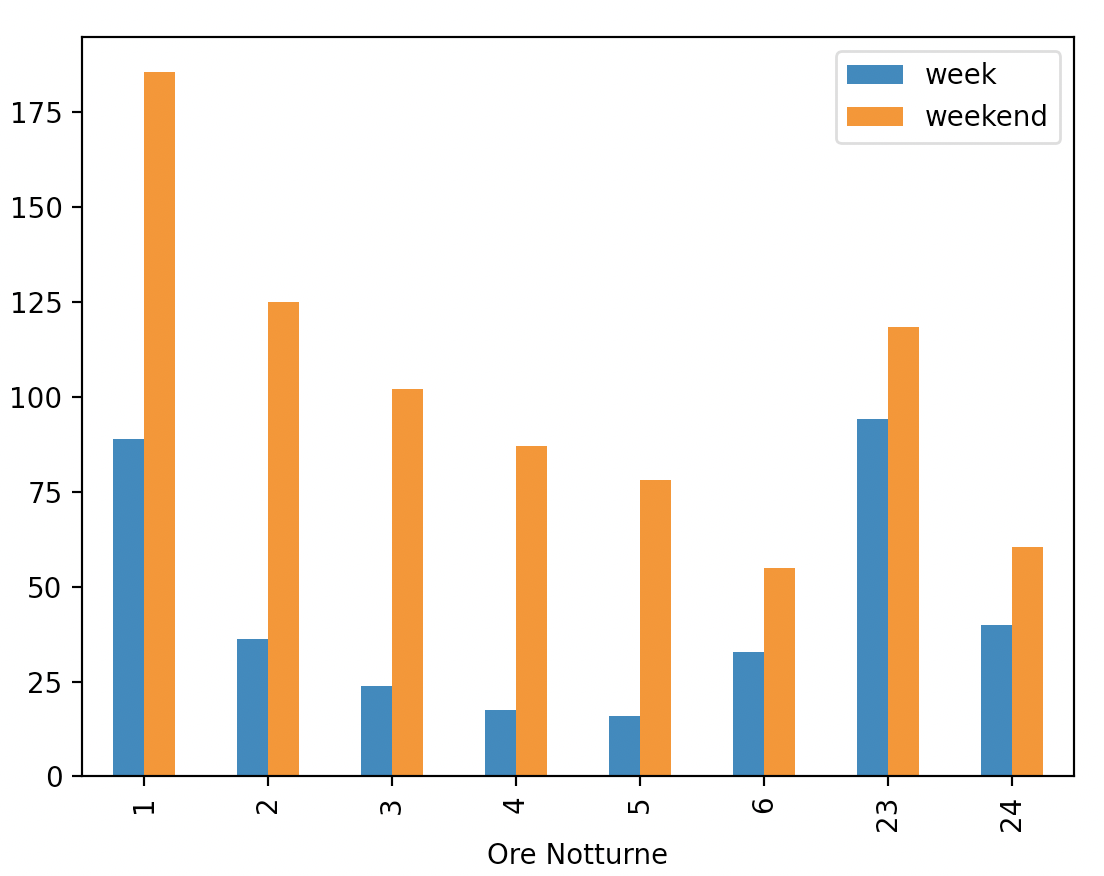

This chart was generated by the following Python code:

# IMPORTANTE: dati su tutta ITALIA

import pandas as pd
import matplotlib.pyplot as plt

path = "dataset/incidenti/incidenti_2010.txt"

data = pd.read_csv(path, sep="\t")
data = data[data['ora'] != 25]
#print(data.unique())

notte = data[(data['ora'] < 7) | (data['ora'] > 22)]
#notte = notte[notte['provincia'] == 15]
ora_notte_weekend = notte[notte['giorno_settimana'] > 5]['ora'].value_counts().sort_index()
ora_notte_week = notte[notte['giorno_settimana'] < 6]['ora'].value_counts().sort_index()

uniti = pd.DataFrame([
    ora_notte_week / 5, 
    ora_notte_weekend / 2
], index=['week', 'weekend']).transpose()

#print(uniti)

uniti.plot.bar()
plt.xlabel("Ore Notturne")
plt.show()

# Prendendo solo gli incidenti in milano, il grafo coincide
